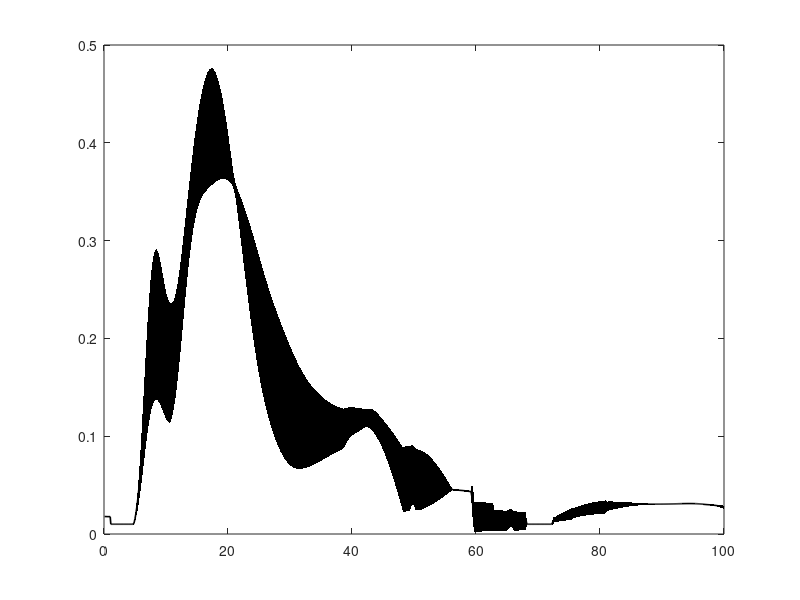

This figure's MATLAB source: (Note: this script raises an error after producing the figure.)
%% AML-Reflex Model Project
% Authors:
% Gaia Carparelli
% Marion Claudet
clc;
clear all;
close all;
%% Run simulation
% Uncomment only if your really want to re-do the simulation!
%init();

% After running init simulation
%struct_mRFX = mRFX;
%save('struct_mRFX.mat','struct_mRFX'); % to use it later

%% If you have not re-run the init simulation already

load('struct_mRFX.mat');

%% Extract heel off indices (to split into gait cycles

indices_stance_left = find(struct_mRFX.LStance == 1);
indices_stance_right = find(struct_mRFX.RStance == 1);

HS_left = [];
HS_right = [];

% For the left foot
for i = 1:length(indices_stance_left)-1
    
    if (indices_stance_left(i+1) - indices_stance_left(i) > 1)
        HS_left = [HS_left, indices_stance_left(i+1)];
    end
end
% For the right foot
for i = 1:length(indices_stance_right)-1
    if (indices_stance_right(i+1) - indices_stance_right(i) > 1)
        HS_right = [HS_right, indices_stance_right(i+1)];
    end
end
%% Extract the muscles activities
muscles = {'MuscleGLU','MuscleHF','MuscleHAM','MuscleVAS','MuscleGAS','MuscleSOL','MuscleTA'};
% Left foot
for muscle = 1: length(muscles)
    struct_muscles.left.whole.(muscles{muscle}) = struct_mRFX.(['L' (muscles{muscle})]);
end

for i = 1:length(HS_left)-1
    for muscle = 1: length(muscles)
        old_activity = struct_muscles.left.whole.(muscles{muscle});
        struct_muscles.left.parsed.(muscles{muscle}){i}= old_activity(HS_left(i):HS_left(i+1));
        
    end
end

% Right foot

for muscle = 1: length(muscles)
    struct_muscles.right.whole.(muscles{muscle}) = struct_mRFX.(['R' (muscles{muscle})]);
end

for i = 1:length(HS_right)-1
    for muscle = 1: length(muscles)
        old_activity = struct_muscles.right.whole.(muscles{muscle});
        struct_muscles.right.parsed.(muscles{muscle}){i} = old_activity(HS_right(i):HS_right(i+1));
    end
end


%% Extract joint angles and joint torques per stride

% Extracting angles
angles = {'AnkleAngle','KneeAngle','HipAngle'};

% Left foot
for angle = 1: length(angles)
    struct_angles.left.whole.(angles{angle}) = struct_mRFX.(['L' (angles{angle})]);
end
for i = 1:length(HS_left)-1
    for angle = 1: length(angles)
        old_activity = struct_angles.left.whole.(angles{angle});
        struct_angles.left.parsed.(angles{angle}){i}= old_activity(HS_left(i):HS_left(i+1));
        
    end
end

% Right foot
for angle = 1: length(angles)
    struct_angles.right.whole.(angles{angle}) = struct_mRFX.(['R' (angles{angle})]);
end
for i = 1:length(HS_right)-1
    for angle = 1: length(angles)
        old_activity = struct_angles.right.whole.(angles{angle});
        struct_angles.right.parsed.(angles{angle}){i}= old_activity(HS_right(i):HS_right(i+1));
        
    end
end
% Extracting torques
torques = {'AnkleTorque','KneeTorque','HipTorque'};

for torque = 1: length(torques)
    struct_torques.left.whole.(torques{torque}) = struct_mRFX.(['L' (torques{torque})]);
end
for i = 1:length(HS_left)-1
    for torque  = 1: length(torques)
        old_activity = struct_torques.left.whole.(torques{torque});
        struct_torques.left.parsed.(torques{torque}){i}= old_activity(HS_left(i):HS_left(i+1));
        
    end
end

% Right foot
for torque  = 1: length(torques)
    struct_torques.right.whole.(torques{torque}) = struct_mRFX.(['R' (torques{torque})]);
end
for i = 1:length(HS_right)-1
    for torque = 1: length(torques)
        old_activity = struct_torques.right.whole.(torques{torque});
        struct_torques.right.parsed.(torques{torque}){i}= old_activity(HS_right(i):HS_right(i+1));
        
    end
end

%% Muscles activity-interpolation
nbr_points = 1000; % for interpolation
% Right foot
for i = 1:length(HS_right)-1
    for muscle = 1: length(muscles)
        current_signal = struct_muscles.right.parsed.(muscles{muscle}){i};
        interpolated_signal = interp1(1:1:length(current_signal),current_signal,1:1:nbr_points,'nearest');
        interpolated_signal_per.right.(muscles{muscle}){i} = interpolated_signal;
    end
end
% Left foot
for i = 1:length(HS_left)-1
    for muscle = 1: length(muscles)
        current_signal = struct_muscles.left.parsed.(muscles{muscle}){i};
        interpolated_signal= interp1(1:1:length(current_signal),current_signal,1:1:nbr_points,'nearest');
        interpolated_signal_per.left.(muscles{muscle}){i} = interpolated_signal;
    end
end

% Meand and std
% Right
for i = 1:length(HS_right)-1
    for muscle = 1:length(muscles)
        muscles_matrix_right.(muscles{muscle})(i,:) = interpolated_signal_per.right.(muscles{muscle}){i};
    end
end
for muscle = 1:length(muscles)
    mean_muscles_right.(muscles{muscle}) = mean(muscles_matrix_right.(muscles{muscle}));
    std_muscles_right.(muscles{muscle}) = std(muscles_matrix_right.(muscles{muscle}));
end
% Left
for i = 1:length(HS_left)-1
    for muscle = 1:length(muscles)
        muscles_matrix_left.(muscles{muscle})(i,:) = interpolated_signal_per.left.(muscles{muscle}){i};
    end
end
for muscle = 1:length(muscles)
    mean_muscles_left.(muscles{muscle}) = mean(muscles_matrix_left.(muscles{muscle}));
    std_muscles_left.(muscles{muscle}) = std(muscles_matrix_left.(muscles{muscle}));
end

%% Plotting Muscles
for muscle = 1: length(muscles)
    indices_right = 1:1:length(mean_muscles_right.(muscles{muscle}));
    indices_right = (indices_right/nbr_points)*100;
    figure;
    plot(indices_right,mean_muscles_right.(muscles{muscle}),'k','LineWidth',1.2);
    fill_x = [indices_right,fliplr(indices_right)];
    fill_y = [mean_muscles_right.(muscles{muscle}) - std_muscles_right.(muscles{muscle}),fliplr((mean_muscles_right.(muscles{muscle}) + std_muscles_right.(muscles{muscle})))];
    patch(fill_x,fill_y,'k','EdgeColor','none');
    alpha(.1)
    hold on;
    indices_left = 1:1:length(mean_muscles_left.(muscles{muscle}));
    indices_left = (indices_left/nbr_points)*100;
    plot(indices_left,mean_muscles_left.(muscles{muscle}),'b','LineWidth',1.2);
    fill_x = [indices_left,fliplr(indices_left)];
    fill_y = [mean_muscles_left.(muscles{muscle}) - std_muscles_left.(muscles{muscle}),fliplr((mean_muscles_left.(muscles{muscle}) + std_muscles_left.(muscles{muscle})))];
    patch(fill_x,fill_y,'b','EdgeColor','none');
    alpha(.1)
    
    ax = gca;
    ax.FontSize = 24;
    xlabel('% Gait cycle');
    ylabel('Activity');
    legend('Average right muscle','Std right muscle','Average left muscle','Std left muscle');
    title({'Average activity for ',num2str(muscles{muscle})});
    saveas(gcf,['Activity', num2str(muscles{muscle})],'png');
end
%% Angles-interpolation
% Right foot
for i = 1:length(HS_right)-1
    for angle = 1: length(angles)
        current_signal = struct_angles.right.parsed.(angles{angle}){i};
        interpolated_signal = interp1(1:1:length(current_signal),current_signal,1:1:nbr_points,'nearest');
        interpolated_signal_per.right.(angles{angle}){i} = interpolated_signal;
    end
end
% Left foot
for i = 1:length(HS_left)-1
    for angle = 1: length(angles)
        current_signal = struct_angles.left.parsed.(angles{angle}){i};
        interpolated_signal = interp1(1:1:length(current_signal),current_signal,1:1:nbr_points,'nearest');
        interpolated_signal_per.left.(angles{angle}){i} = interpolated_signal;
    end
end
% Meand and std
% Right
for i = 1:length(HS_right)-1
    for angle = 1: length(angles)
        angles_matrix_right.(angles{angle})(i,:) = interpolated_signal_per.right.(angles{angle}){i};
    end
end
for angle = 1: length(angles)
    mean_angles_right.(angles{angle}) = mean(angles_matrix_right.(angles{angle}));
    std_angles_right.(angles{angle}) = std(angles_matrix_right.(angles{angle}));
end
% Left
for i = 1:length(HS_left)-1
    for angle = 1: length(angles)
        angles_matrix_left.(angles{angle})(i,:) = interpolated_signal_per.left.(angles{angle}){i};
    end
end
for angle = 1: length(angles)
    mean_angles_left.(angles{angle}) = mean(angles_matrix_left.(angles{angle}));
    std_angles_left.(angles{angle}) = std(angles_matrix_left.(angles{angle}));
end
%% Plotting angles
for angle = 1: length(angles)
    indices_right = 1:1:length(mean_angles_right.(angles{angle}));
    indices_right = (indices_right/nbr_points)*100;
    figure;
    plot(indices_right,mean_angles_right.(angles{angle}),'k','LineWidth',1.2);
    fill_x = [indices_right,fliplr(indices_right)];
    fill_y = [mean_angles_right.(angles{angle}) - std_angles_right.(angles{angle}),fliplr((mean_angles_right.(angles{angle}) + std_angles_right.(angles{angle})))];
    patch(fill_x,fill_y,'k','EdgeColor','none');
    alpha(.1)
    hold on;
    indices_left = 1:1:length(mean_angles_left.(angles{angle}));
    indices_left = (indices_left/nbr_points)*100;
    plot(indices_left,mean_angles_left.(angles{angle}),'b','LineWidth',1.2);
    fill_x = [indices_left,fliplr(indices_left)];
    fill_y = [mean_angles_left.(angles{angle}) - std_angles_left.(angles{angle}),fliplr((mean_angles_left.(angles{angle}) + std_angles_left.(angles{angle})))];
    patch(fill_x,fill_y,'b','EdgeColor','none');
    alpha(.1)
    ax = gca;
    ax.FontSize = 24;
    xlabel('% Gait cycle');
    ylabel('Activity');
    title({'Average activity for',num2str(angles{angle})});
    legend('Average right angle','Std right angle','Average left angle','Std left angle');
    saveas(gcf,['Activity', num2str(angles{angle})],'png');
end

%% Torques-interpolation
% Right foot
for i = 1:length(HS_right)-1
    for torque= 1: length(torques)
        current_signal = struct_torques.right.parsed.(torques{torque}){i};
        interpolated_signal = interp1(1:1:length(current_signal),current_signal,1:1:nbr_points,'nearest');
        interpolated_signal_per.right.(torques{torque}){i} = interpolated_signal; % to have gait cycles
    end
end
% Left foot
for i = 1:length(HS_left)-1
    for torque= 1: length(torques)
        current_signal = struct_torques.left.parsed.(torques{torque}){i};
        interpolated_signal = interp1(1:1:length(current_signal),current_signal,1:1:nbr_points,'nearest');
        interpolated_signal_per.left.(torques{torque}){i} = interpolated_signal ; % to have gait cycles
    end
end
% Meand and std
% Right
for i = 1:length(HS_right)-1
    for torque= 1: length(torques)
        torques_matrix_right.(torques{torque})(i,:) = interpolated_signal_per.right.(torques{torque}){i};
    end
end
for torque= 1: length(torques)
    mean_torques_right.(torques{torque}) = mean(torques_matrix_right.(torques{torque}));
    std_torques_right.(torques{torque}) = std(torques_matrix_right.(torques{torque}));
end
% Left
for i = 1:length(HS_left)-1
    for torque= 1: length(torques)
        torques_matrix_left.(torques{torque})(i,:) = interpolated_signal_per.left.(torques{torque}){i};
    end
end
for torque= 1: length(torques)
    mean_torques_left.(torques{torque}) = mean(torques_matrix_left.(torques{torque}));
    std_torques_left.(torques{torque}) = std(torques_matrix_left.(torques{torque}));
end

%% Plotting
for torque= 1: length(torques)
    indices_right = 1:1:length(mean_torques_right.(torques{torque}));
    indices_right = (indices_right/nbr_points)*100;
    figure;
    plot(indices_right,mean_torques_right.(torques{torque}),'k','LineWidth',1.2);
    fill_x = [indices_right,fliplr(indices_right)];
    fill_y = [mean_torques_right.(torques{torque}) - std_torques_right.(torques{torque}),fliplr((mean_torques_right.(torques{torque}) + std_torques_right.(torques{torque})))];
    patch(fill_x,fill_y,'k','EdgeColor','none');
    alpha(.1)
    hold on;
    indices_left = 1:1:length(mean_torques_left.(torques{torque}));
    indices_left = (indices_left/nbr_points)*100;
    plot(indices_left,mean_torques_left.(torques{torque}),'b','LineWidth',1.2);
    fill_x = [indices_left,fliplr(indices_left)];
    fill_y = [mean_torques_left.(torques{torque}) - std_torques_left.(torques{torque}),fliplr((mean_torques_left.(torques{torque}) + std_torques_left.(torques{torque})))];
    patch(fill_x,fill_y,'b','EdgeColor','none');
    alpha(.1)
    ax = gca;
    ax.FontSize = 24;
    xlabel('% Gait cycle');
    ylabel('Activity');
    title({'Average activity for right',num2str(torques{torque})});
    legend('Average right torque','Std right torque','Average left torque','Std left torque');
    saveas(gcf,['Activity', num2str(torques{torque})],'png');
end






